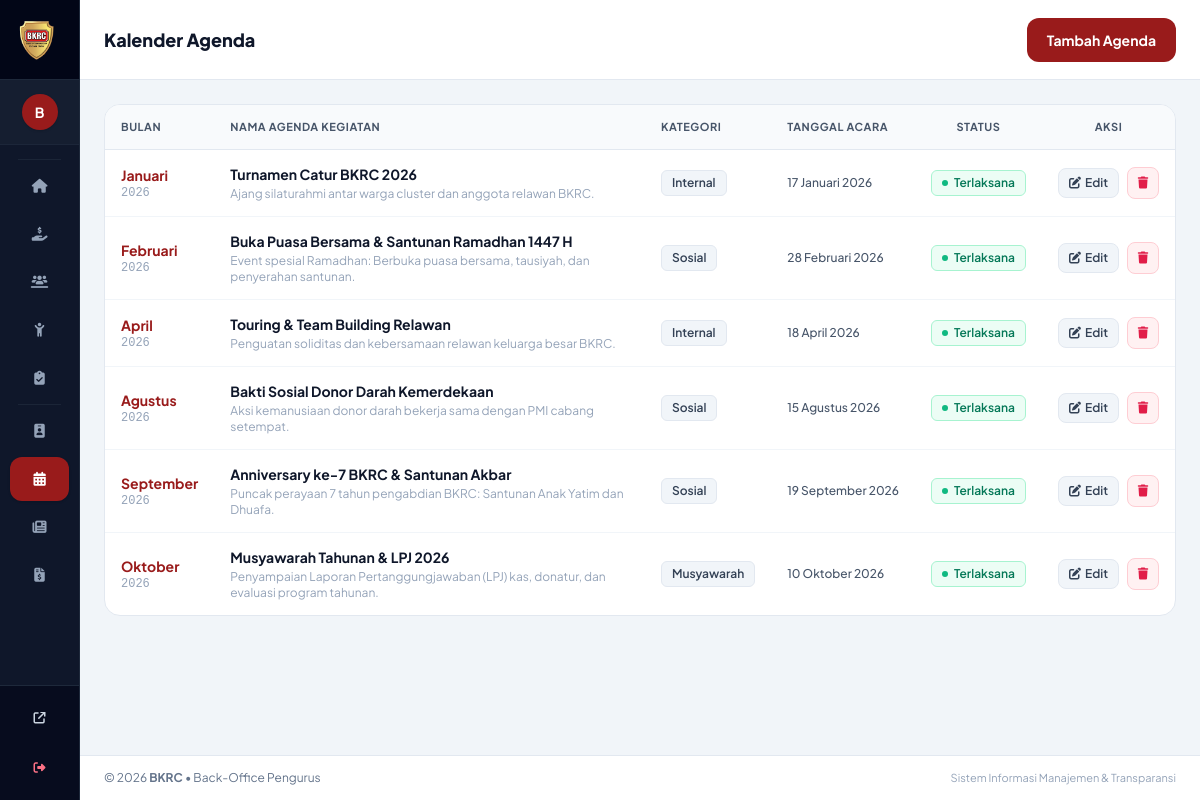
The page /admin/agendas.php (signed in) on the database its author committed.
### tables this page shows
CREATE TABLE annual_agendas (
    id INT AUTO_INCREMENT PRIMARY KEY,
    year INT NOT NULL DEFAULT 2026,
    month_num INT NOT NULL DEFAULT 1,
    month_label VARCHAR(30) NOT NULL,
    title VARCHAR(200) NOT NULL,
    category ENUM('rutin', 'sosial', 'internal', 'musyawarah') NOT NULL,
    description TEXT,
    event_date DATE NULL,
    status ENUM('akan_datang', 'terlaksana') DEFAULT 'akan_datang',
    created_at TIMESTAMP DEFAULT CURRENT_TIMESTAMP
);

### config/helpers.php (called while the page is built, shortened)
<?php
function formatTanggalIndo($tanggal, $tampilkanHari = false) {
    $hari = ['Minggu', 'Senin', 'Selasa', 'Rabu', 'Kamis', 'Jumat', 'Sabtu'];
    $bulan = [
        1 => 'Januari', 'Februari', 'Maret', 'April', 'Mei', 'Juni',
        'Juli', 'Agustus', 'September', 'Oktober', 'November', 'Desember'
    ];
    $timestamp = strtotime($tanggal);
    $tgl = date('j', $timestamp);
    $bln = $bulan[(int)date('n', $timestamp)];
    $thn = date('Y', $timestamp);
    return "$tgl $bln $thn";
}

### admin/agendas.php (the view, shortened to what this page needs)
<?php
require_once __DIR__ . '/../config/helpers.php';
$agendas = $pdo->query("SELECT * FROM annual_agendas ORDER BY year DESC, month_num ASC")->fetchAll();
require_once __DIR__ . '/includes/header.php';
require_once __DIR__ . '/includes/sidebar.php';
?>
<div x-data="{ modalOpen: false, isEdit: false, form: { id: '', year: <?= (int)date('Y') ?>, month_num: 1, month_label: 'Januari', title: '', category: 'sosial', description: '', event_date: '', status: 'akan_datang' } }" @keydown.escape.window="modalOpen = false" class="flex-1 flex flex-col w-full">
    <header class="bg-white border-b border-slate-200 h-20 flex items-center justify-between px-4 sm:px-6 sticky top-0 z-30 shadow-xs">
        <div class="flex items-center gap-3">
            <div>
                <h1 class="text-base sm:text-lg font-extrabold text-slate-900">Kalender Agenda</h1>
            </div>
        </div>
        <button @click="isEdit = false; form = { id: '', year: <?= (int)date('Y') ?>, month_num: 1, month_label: 'Januari', title: '', category: 'sosial', description: '', event_date: '', status: 'akan_datang' }; modalOpen = true" class="inline-flex items-center justify-center bg-bkrc-red-800 hover:bg-bkrc-red-900 text-white font-bold text-xs sm:text-sm px-5 py-2.5 min-h-[44px] rounded-xl transition shadow-xs focus-visible:outline-none focus-visible:ring-2 focus-visible:ring-offset-2 focus-visible:ring-bkrc-red-800">
            <span>Tambah Agenda</span>
        </button>
    </header>
    <main class="flex-1 p-4 sm:p-6 space-y-5">
        <div class="bg-white rounded-2xl shadow-xs border border-slate-200 overflow-hidden">
            <div class="overflow-x-auto">
                <table class="w-full text-left text-xs sm:text-sm">
                    <thead class="bg-slate-50 border-b border-slate-200 text-slate-600 uppercase text-[11px] font-bold tracking-wider">
                        <tr>
                            <th class="py-3 px-4">Bulan</th>
                            <th class="py-3 px-4">Nama Agenda Kegiatan</th>
                            <th class="py-3 px-4 whitespace-nowrap">Kategori</th>
                            <th class="py-3 px-4 whitespace-nowrap">Tanggal Acara</th>
                            <th class="py-3 px-4 text-center whitespace-nowrap">Status</th>
                            <th class="py-3 px-4 text-center whitespace-nowrap">Aksi</th>
                        </tr>
                    </thead>
                    <tbody class="divide-y divide-slate-100 text-slate-700">
                        <?php foreach ($agendas as $ag): ?>
                            <?php $isDone = ($ag['status'] === 'terlaksana'); ?>
                            <tr class="hover:bg-slate-50/80 transition">
                                <td class="py-3.5 px-4 whitespace-nowrap">
                                    <span class="font-bold text-bkrc-red-800 text-sm"><?= htmlspecialchars($ag['month_label']) ?></span>
                                    <span class="text-xs text-slate-400 font-mono block"><?= $ag['year'] ?></span>
                                </td>
                                <td class="py-3.5 px-4">
                                    <div class="font-bold text-slate-900 text-sm"><?= htmlspecialchars($ag['title']) ?></div>
                                    <?php if (!empty($ag['description'])): ?>
                                        <div class="text-xs text-slate-400 mt-0.5"><?= htmlspecialchars($ag['description']) ?></div>
                                    <?php endif; ?>
                                </td>
                                <td class="py-3.5 px-4 whitespace-nowrap">
                                    <span class="inline-flex items-center px-2.5 py-1 rounded-md text-xs font-semibold bg-slate-100 text-slate-700 border border-slate-200">
                                        <?= ucfirst($ag['category']) ?>
                                    </span>
                                </td>
                                <td class="py-3.5 px-4 whitespace-nowrap text-xs text-slate-600 font-medium">
                                    <?= $ag['event_date'] ? formatTanggalIndo($ag['event_date']) : 'Jadwal Ditentukan' ?>
                                </td>
                                <td class="py-3.5 px-4 text-center whitespace-nowrap">
                                    <?php if ($isDone): ?>
                                        <span class="inline-flex items-center gap-1.5 px-2.5 py-1 rounded-md text-xs font-semibold bg-emerald-50 text-emerald-700 border border-emerald-200">
                                            <span class="w-1.5 h-1.5 rounded-full bg-emerald-500"></span> Terlaksana
                                        </span>
                                    <?php else: ?>
                                        <span class="inline-flex items-center gap-1.5 px-2.5 py-1 rounded-md text-xs font-semibold bg-blue-50 text-blue-700 border border-blue-200">
                                            <span class="w-1.5 h-1.5 rounded-full bg-blue-500"></span> Rencana
                                        </span>
                                    <?php endif; ?>
                                </td>
                                <td class="py-3.5 px-4 text-center whitespace-nowrap">
                                    <div class="inline-flex items-center gap-2">
                                        <button @click="isEdit = true; form = { id: '<?= $ag['id'] ?>', year: <?= $ag['year'] ?>, month_num: <?= $ag['month_num'] ?>, month_label: '<?= addslashes($ag['month_label']) ?>', title: '<?= addslashes($ag['title']) ?>', category: '<?= $ag['category'] ?>', description: '<?= addslashes($ag['description']) ?>', event_date: '<?= $ag['event_date'] ?>', status: '<?= $ag['status'] ?>' }; modalOpen = true" class="inline-flex items-center gap-1 px-2.5 py-1.5 rounded-lg text-slate-700 hover:text-slate-900 bg-slate-100 hover:bg-slate-200 border border-slate-200 text-xs font-semibold transition" title="Edit">
                                            <i class="fa-solid fa-pen-to-square"></i> Edit
                                        </button>
                                        <form action="" method="POST" class="inline m-0 p-0" onsubmit="return confirm('Hapus agenda ini?');">
                                            <button type="submit" class="w-8 h-8 rounded-lg inline-flex items-center justify-center text-rose-600 hover:text-rose-800 bg-rose-50 hover:bg-rose-100 border border-rose-200 transition" title="Hapus">
                                                <i class="fa-solid fa-trash text-xs"></i>
                                            </button>
                                        </form>
                                    </div>
                                </td>
                            </tr>
                        <?php endforeach; ?>
                    </tbody>
                </table>
            </div>
        </div>
    </main>
</div>
<?php require_once __DIR__ . '/includes/footer.php'; ?>

### rows shown on the page
annual_agendas: month_label "Januari", year "2026", title "Turnamen Catur BKRC 2026", description "Ajang silaturahmi antar warga cluster dan anggota relawan BKRC.", category "Internal", event_date "17 Januari 2026", status "terlaksana" (drawn)
annual_agendas: month_label "Februari", year "2026", title "Buka Puasa Bersama & Santunan Ramadhan 1447 H", description "Event spesial Ramadhan: Berbuka puasa bersama, tausiyah, dan penyerahan santunan.", category "Sosial", event_date "28 Februari 2026", status "terlaksana" (drawn)
annual_agendas: month_label "April", year "2026", title "Touring & Team Building Relawan", description "Penguatan soliditas dan kebersamaan relawan keluarga besar BKRC.", category "Internal", event_date "18 April 2026", status "terlaksana" (drawn)
annual_agendas: month_label "Agustus", year "2026", title "Bakti Sosial Donor Darah Kemerdekaan", description "Aksi kemanusiaan donor darah bekerja sama dengan PMI cabang setempat.", category "Sosial", event_date "15 Agustus 2026", status "terlaksana" (drawn)
annual_agendas: month_label "September", year "2026", title "Anniversary ke-7 BKRC & Santunan Akbar", description "Puncak perayaan 7 tahun pengabdian BKRC: Santunan Anak Yatim dan Dhuafa.", category "Sosial", event_date "19 September 2026", status "terlaksana" (drawn)
annual_agendas: month_label "Oktober", year "2026", title "Musyawarah Tahunan & LPJ 2026", description "Penyampaian Laporan Pertanggungjawaban (LPJ) kas, donatur, dan evaluasi program tahunan.", category "Musyawarah", event_date "10 Oktober 2026", status "terlaksana" (drawn)

### other values the page prints
substr($currentUser['name'], 0, 1) "B"
